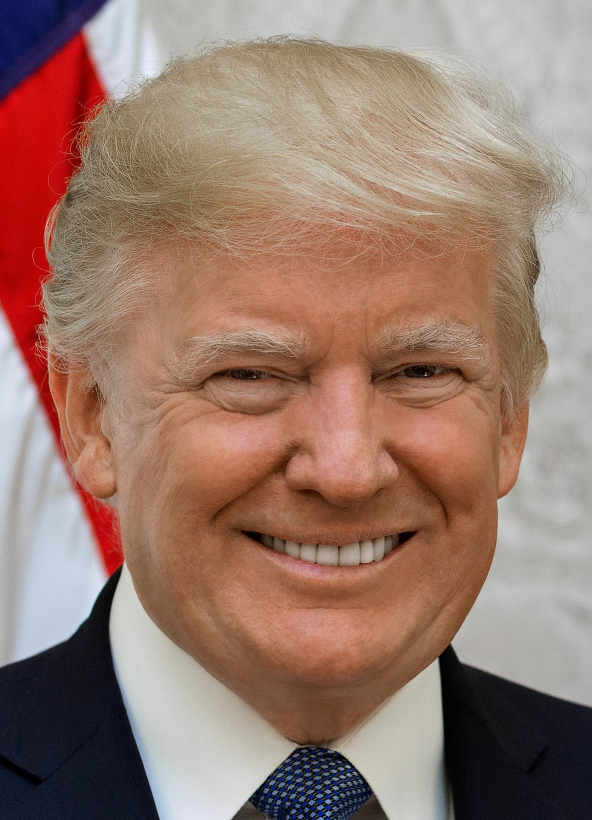
#> input picture MoodApplication/Assets/Data/Donald_Trump_official_portrait.jpg, 1184 x 1640 px, given as the content of the folder DataSets, which was not available (shown at 1/2 size)
$ python -i training.py   (imports and definitions only)
#> lines starting #> are read from the running program, lines starting #| are printed output that depends on the picture
# -*- coding: utf-8 -*-
"""
Created on Sat Apr  4 13:45:50 2020

@author: Manas C Behera
"""

import os
import cv2
from PIL import Image
import numpy as np
recognizer = cv2.face.LBPHFaceRecognizer_create()
path = 'DataSets'

def getImageswithID(path):
#> called with path = 'DataSets'
    Imagespath = [os.path.join(path, f) for f in os.listdir(path)]
    faces = []
    IDs = []
    for imagepaths in Imagespath:
        faceImage  = Image.open(imagepaths).convert('L')
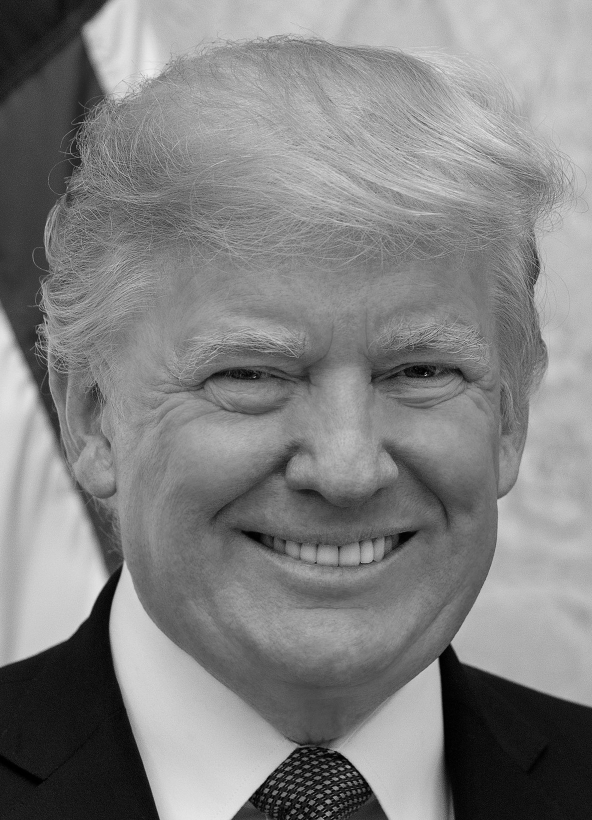
#> faceImage: PIL image 1184x1640 L (shown at 1/2 size); min 0, max 246, mean 129.6
        faceNp = np.array(faceImage,'uint8')
#> (the run stopped early here; a loop or call above may not have finished)

$ run again, on MoodApplication/Assets/Data/manaschota.jpg
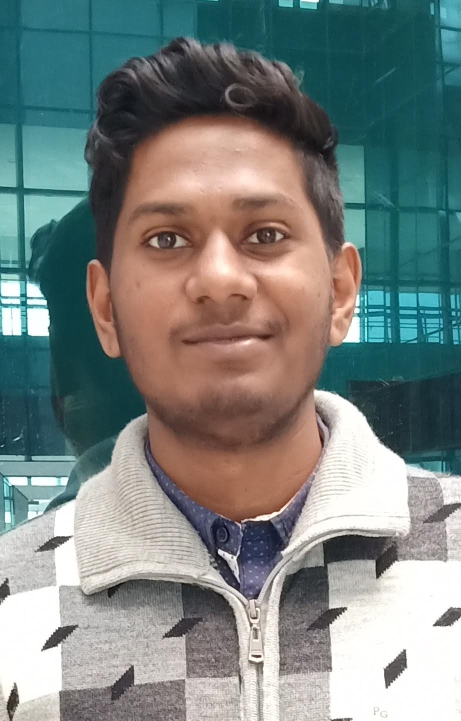
#> input picture MoodApplication/Assets/Data/manaschota.jpg, 921 x 1441 px, given as the content of the folder DataSets, which was not available (shown at 1/2 size)
#> in getImageswithID, `faceImage  = Image.open(imagepaths).convert('L')`:
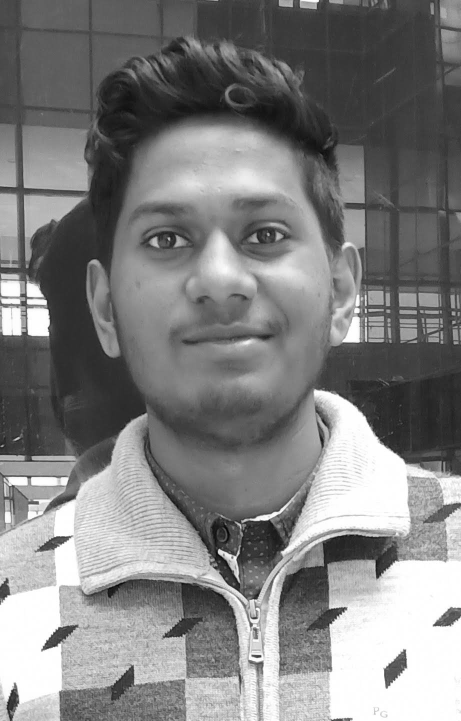
#> faceImage: PIL image 921x1441 L (shown at 1/2 size); min 0, max 255, mean 128.2
